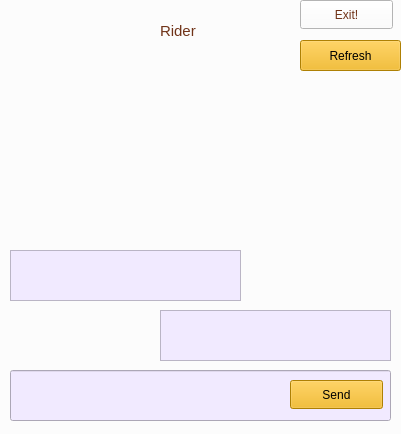
<?xml version="1.0" encoding="UTF-8"?>
<ui version="4.0">
 <class>Chat</class>
 <widget class="QWidget" name="Chat">
  <property name="geometry">
   <rect>
    <x>0</x>
    <y>0</y>
    <width>401</width>
    <height>434</height>
   </rect>
  </property>
  <property name="windowTitle">
   <string>Form</string>
  </property>
  <property name="styleSheet">
   <string notr="true">color: #703318;
background: #fcfcfc</string>
  </property>
  <widget class="QTextEdit" name="textEdit">
   <property name="geometry">
    <rect>
     <x>10</x>
     <y>250</y>
     <width>231</width>
     <height>51</height>
    </rect>
   </property>
   <property name="styleSheet">
    <string notr="true">background: #F1EAFF;
color: #000000</string>
   </property>
  </widget>
  <widget class="QPushButton" name="pushButton_3">
   <property name="geometry">
    <rect>
     <x>290</x>
     <y>380</y>
     <width>93</width>
     <height>29</height>
    </rect>
   </property>
   <property name="styleSheet">
    <string notr="true">background: #F3B305;
color: #000000</string>
   </property>
   <property name="text">
    <string>Send</string>
   </property>
  </widget>
  <widget class="QLineEdit" name="lineEdit">
   <property name="geometry">
    <rect>
     <x>10</x>
     <y>370</y>
     <width>381</width>
     <height>51</height>
    </rect>
   </property>
   <property name="styleSheet">
    <string notr="true">background: #F1EAFF;
color: #000000</string>
   </property>
   <property name="text">
    <string/>
   </property>
  </widget>
  <widget class="QPushButton" name="pushButton_4">
   <property name="geometry">
    <rect>
     <x>300</x>
     <y>40</y>
     <width>101</width>
     <height>31</height>
    </rect>
   </property>
   <property name="styleSheet">
    <string notr="true">background: #F3B305;
color: #000000</string>
   </property>
   <property name="text">
    <string>Refresh</string>
   </property>
  </widget>
  <widget class="QLabel" name="label">
   <property name="geometry">
    <rect>
     <x>20</x>
     <y>20</y>
     <width>51</width>
     <height>41</height>
    </rect>
   </property>
   <property name="text">
    <string/>
   </property>
  </widget>
  <widget class="QTextEdit" name="textEdit_2">
   <property name="geometry">
    <rect>
     <x>160</x>
     <y>310</y>
     <width>231</width>
     <height>51</height>
    </rect>
   </property>
   <property name="styleSheet">
    <string notr="true">background: #F1EAFF;
color: #000000</string>
   </property>
  </widget>
  <widget class="QLabel" name="label_2">
   <property name="geometry">
    <rect>
     <x>160</x>
     <y>10</y>
     <width>51</width>
     <height>41</height>
    </rect>
   </property>
   <property name="font">
    <font>
     <pointsize>11</pointsize>
    </font>
   </property>
   <property name="text">
    <string>Rider</string>
   </property>
  </widget>
  <widget class="QPushButton" name="pushButton">
   <property name="geometry">
    <rect>
     <x>300</x>
     <y>0</y>
     <width>93</width>
     <height>29</height>
    </rect>
   </property>
   <property name="text">
    <string>Exit!</string>
   </property>
  </widget>
  <zorder>lineEdit</zorder>
  <zorder>textEdit</zorder>
  <zorder>pushButton_3</zorder>
  <zorder>pushButton_4</zorder>
  <zorder>label</zorder>
  <zorder>textEdit_2</zorder>
  <zorder>label_2</zorder>
  <zorder>pushButton</zorder>
 </widget>
 <resources/>
 <connections/>
</ui>
